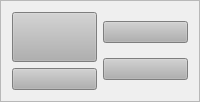
                <widget class="QFrame" name="frame_7">
                 <property name="frameShape">
                  <enum>QFrame::StyledPanel</enum>
                 </property>
                 <property name="frameShadow">
                  <enum>QFrame::Raised</enum>
                 </property>
                 <layout class="QHBoxLayout" name="horizontalLayout_4">
                  <item>
                   <layout class="QHBoxLayout" name="horizontalLayout_3">
                    <item>
                     <layout class="QVBoxLayout" name="verticalLayout_7">
                      <item>
                       <widget class="QPushButton" name="audioButton">
                        <property name="minimumSize">
                         <size>
                          <width>0</width>
                          <height>50</height>
                         </size>
                        </property>
                        <property name="styleSheet">
                         <string notr="true">background-color: rgb(176, 176, 176);</string>
                        </property>
                        <property name="text">
                         <string/>
                        </property>
                        <property name="icon">
                         <iconset resource="microc_res.qrc">
                          <normaloff>:/icons/resources/audio-speakers-symbolic.svg</normaloff>:/icons/resources/audio-speakers-symbolic.svg</iconset>
                        </property>
                        <property name="iconSize">
                         <size>
                          <width>32</width>
                          <height>32</height>
                         </size>
                        </property>
                       </widget>
                      </item>
                      <item>
                       <widget class="QPushButton" name="logButton">
                        <property name="styleSheet">
                         <string notr="true">background-color: rgb(176, 176, 176);</string>
                        </property>
                        <property name="text">
                         <string/>
                        </property>
                        <property name="icon">
                         <iconset resource="microc_res.qrc">
                          <normaloff>:/icons/resources/view-paged-symbolic.symbolic.png</normaloff>:/icons/resources/view-paged-symbolic.symbolic.png</iconset>
                        </property>
                        <property name="iconSize">
                         <size>
                          <width>50</width>
                          <height>50</height>
                         </size>
                        </property>
                       </widget>
                      </item>
                     </layout>
                    </item>
                    <item>
                     <layout class="QVBoxLayout" name="verticalLayout_6">
                      <item>
                       <widget class="QPushButton" name="configButton">
                        <property name="styleSheet">
                         <string notr="true">background-color: rgb(176, 176, 176);</string>
                        </property>
                        <property name="text">
                         <string/>
                        </property>
                        <property name="icon">
                         <iconset resource="microc_res.qrc">
                          <normaloff>:/icons/resources/system-run-symbolic.symbolic.png</normaloff>:/icons/resources/system-run-symbolic.symbolic.png</iconset>
                        </property>
                        <property name="iconSize">
                         <size>
                          <width>50</width>
                          <height>50</height>
                         </size>
                        </property>
                       </widget>
                      </item>
                      <item>
                       <widget class="QPushButton" name="pushButton_6">
                        <property name="styleSheet">
                         <string notr="true">background-color: rgb(176, 176, 176);</string>
                        </property>
                        <property name="text">
                         <string/>
                        </property>
                        <property name="icon">
                         <iconset resource="microc_res.qrc">
                          <normaloff>:/icons/resources/insert-link-symbolic.symbolic.png</normaloff>:/icons/resources/insert-link-symbolic.symbolic.png</iconset>
                        </property>
                        <property name="iconSize">
                         <size>
                          <width>50</width>
                          <height>50</height>
                         </size>
                        </property>
                       </widget>
                      </item>
                     </layout>
                    </item>
                   </layout>
                  </item>
                 </layout>
                </widget>
